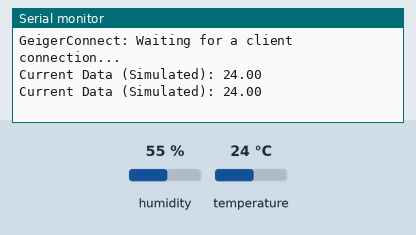
This sketch was run on a simulated ESP32. Parts: the last lines printed to the serial monitor. Inputs (shaded band) come from the test bench; at power-on: temperature 24 °C, humidity 55 %. Nothing arrives over Bluetooth unless stated; a phone connects over Bluetooth LE 3 s after start.

Above: at 2.8 s.
2.9 s: temperature set to 12 °C
At 3.7 s:
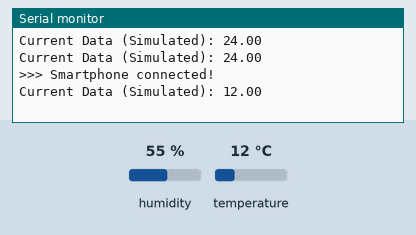
4.5 s: temperature set to 19 °C
At 5.9 s:
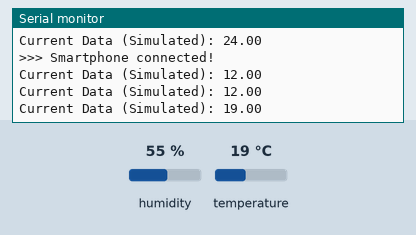
Timing chart, 0 to 7.5 s (numbered marks = the images above; inputs shaded):
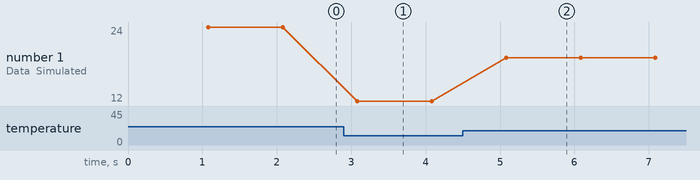

Measured:
- after the input at 2.9 s, the serial monitor: prints a new line after 0.18 s (image 1)
- after the input at 4.5 s, the serial monitor: prints a new line after 0.59 s (image 2)
- plotted number 1: 24 → 12 after the input at 2.9 s, 12 → 19 after the input at 4.5 s

The sketch:

sketch.ino
```cpp
#include <Arduino.h>
#include <Wire.h>
#include <Adafruit_AHTX0.h>   // Temperature/Humidity sensor library
#include <BLEDevice.h>
#include <BLEServer.h>
#include <BLEUtils.h>
#include <BLE2902.h>

/* ==========================================================================
   CONFIG & SENSORS
   ========================================================================== */
Adafruit_AHTX0 aht; // Used for data simulation during the prototype phase

/* ==========================================================================
   BLE SETTINGS
   Note: Do not change UUIDs or Device Name if you are using the pre-built app.
   ========================================================================== */
#define SERVICE_UUID        "12345678-1234-1234-1234-1234567890ab"
#define TEMP_CHAR_UUID      "abcd0001-1234-1234-1234-1234567890ab"

BLECharacteristic *pCharacteristic;
bool deviceConnected = false;
unsigned long lastNotify = 0;

/* ==========================================================================
   BLE CALLBACKS
   ========================================================================== */
class MyServerCallbacks : public BLEServerCallbacks {
  void onConnect(BLEServer* pServer) {
    deviceConnected = true;
    Serial.println(">>> Smartphone connected!");
  }

  void onDisconnect(BLEServer* pServer) {
    deviceConnected = false;
    Serial.println(">>> Smartphone disconnected!");
    // Restart advertising so the phone can find it again
    pServer->getAdvertising()->start();
  }
};

void setup() {
  Serial.begin(115200);
  Wire.begin(21, 22); // Default I2C pins for ESP32

  // Initialize sensor for simulation
  if (!aht.begin()) {
    Serial.println("AHT10/20 sensor not found! Simulation will fail.");
  }

  // Initialize BLE with the name expected by the Flutter app
  BLEDevice::init("ESP32-Temp");

  BLEServer *pServer = BLEDevice::createServer();
  pServer->setCallbacks(new MyServerCallbacks());

  BLEService *pService = pServer->createService(SERVICE_UUID);

  pCharacteristic = pService->createCharacteristic(
      TEMP_CHAR_UUID,
      BLECharacteristic::PROPERTY_NOTIFY | BLECharacteristic::PROPERTY_READ
  );

  pCharacteristic->addDescriptor(new BLE2902());
  pService->start();

  // Start broadcasting
  BLEAdvertising *pAdvertising = BLEDevice::getAdvertising();
  pAdvertising->addServiceUUID(SERVICE_UUID);
  pAdvertising->setScanResponse(true);
  pAdvertising->start();

  Serial.println("GeigerConnect: Waiting for a client connection...");
}

void loop() {
  // Update and send data every 1 second
  if (millis() - lastNotify > 1000) {
    lastNotify = millis();

    /* ======================================================================
       DATA ACQUISITION (SIMULATION)
       Replace this block with your Geiger counter pulse counting logic.
       ====================================================================== */
    sensors_event_t humidity, temp;
    aht.getEvent(&humidity, &temp);

    // Using temperature to simulate radiation levels (uSv/h or CPM)
    float currentData = temp.temperature;

    Serial.print("Current Data (Simulated): ");
    Serial.println(currentData);

    // Send data to the App if connected
    if (deviceConnected) {
      pCharacteristic->setValue((uint8_t*)&currentData, sizeof(currentData));
      pCharacteristic->notify();
    }
  }
}
```
